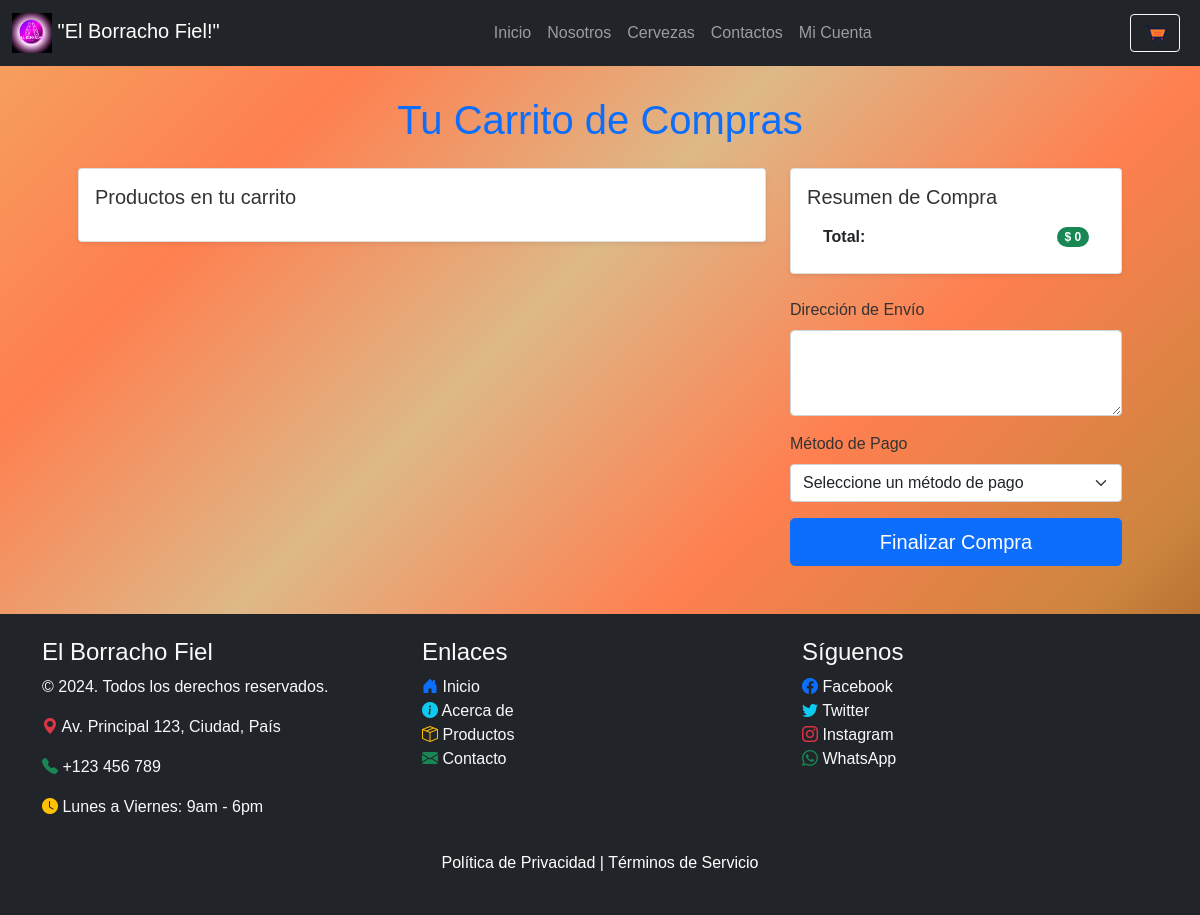
Screenshot of /carrito/ (signed in) with the database file from the repository.
### sitioweb/models.py (models this page shows)
class Nosotros(models.Model):
    logo = models.ImageField(upload_to='nosotros/', null=True, blank=True)
    tituloElBorrachoFiel = models.CharField(max_length=200)
    titulo = models.CharField(max_length=200)
    descripcion = models.TextField()
    imagenNosotros = models.ImageField(upload_to='nosotros/', null=True, blank=True)
    valores = models.TextField()
    equipo = models.TextField()

class ContactoSitio(models.Model):
    lugar = models.CharField(max_length=200)
    telefono = models.CharField(max_length=20)
    horario_atencion = models.CharField(max_length=200)
    mapaurl = models.URLField(max_length=200, blank=True)
    facebook_url = models.URLField(max_length=200, blank=True)
    instagram_url = models.URLField(max_length=200, blank=True)
    twitter_url = models.URLField(max_length=200, blank=True)
    whatsapp_url = models.URLField(max_length=200, blank=True)

### sitioweb/views.py (the view, shortened to what this page needs)
# urls.py: path("carrito/",views.carrito, name=("carrito")),
@login_required
def carrito(request):
    usuario = request.user
    carrito_items = Carrito.objects.filter(usuario=usuario)
    carrito_con_totales = []
    total_carrito = 0
    context = {
        'carrito': carrito_con_totales,
        'total': total_carrito,
        'contacto_sitio': ContactoSitio.objects.first(),
        'inicio': Inicio.objects.all(),
        'formulario_contacto': FormularioContacto.objects.all(),
        'contacto_sitio': ContactoSitio.objects.first(),
        'cliente': Cliente.objects.all(),
        'nosotros': Nosotros.objects.first(),
        'testimonio': Testimonio.objects.all(),
        'productos': Producto.objects.all()[:9]  # Get the first 3 products
    }
    return render(request, 'carrito.html', context)

### sitioweb/templates/carrito.html (shortened to what this page needs)
{% extends 'base.html' %}
{% block Principal %}
<a class="navbar-brand" href="{% url 'inicio' %}">
    <img src="{{nosotros.logo.url}}" alt="" height="40">
    {{ nosotros.tituloElBorrachoFiel }}
</a>
{% endblock %}
{% block content %}
<div class="container mt-5 p-5 animate__animated animate__fadeIn">
    <h1 class="mb-4 text-center text-primary">Tu Carrito de Compras</h1>
    <div class="row">
        <div class="col-md-8">
            <div class="card shadow-sm mb-4">
                <div class="card-body">
                    <h5 class="card-title mb-3">Productos en tu carrito</h5>
                </div>
            </div>
        </div>
        <div class="col-md-4">
            <div class="card shadow-sm mb-4 animate__animated animate__fadeInRight">
                <div class="card-body">
                    <h5 class="card-title">Resumen de Compra</h5>
                    <ul class="list-group list-group-flush">
                        <li class="list-group-item d-flex justify-content-between align-items-center fw-bold">
                            <strong>Total:</strong>
                            <span class="badge bg-success rounded-pill">$ {{ total }}</span>
                        </li>
                    </ul>
                </div>
            </div>
            <form action="{% url 'carrito' %}" method="post" class="mt-4 animate__animated animate__fadeInUp">
                <div class="mb-3">
                    <label for="direccion_envio" class="form-label">Dirección de Envío</label>
                    <textarea class="form-control" id="direccion_envio" name="direccion_envio" rows="3" required></textarea>
                </div>
                <div class="mb-3">
                    <label for="metodo_pago" class="form-label">Método de Pago</label>
                    <select class="form-select" id="metodo_pago" name="metodo_pago" required>
                        <option value="">Seleccione un método de pago</option>
                    </select>
                </div>
                <button type="submit" class="btn btn-primary btn-lg w-100">Finalizar Compra</button>
            </form>
        </div>
    </div>
</div>
{% endblock %}
{% block Pie_Pagina %}
<div class="row">
    <div class="col-md-4">
        <h4 class="text-light">El Borracho Fiel</h4>
        <p class="text-light">&copy; 2024. Todos los derechos reservados.</p>
        <p class="text-light"><i class="bi bi-geo-alt-fill footer-icon text-danger"></i> {{ contacto_sitio.lugar }}</p>
        <p class="text-light"><i class="bi bi-telephone-fill footer-icon text-success"></i> {{ contacto_sitio.telefono}}
        </p>
        <p class="text-light"><i class="bi bi-clock-fill footer-icon text-warning"></i>
            {{contacto_sitio.horario_atencion }}</p>
    </div>
    <div class="col-md-4">
        <h4 class="text-light">Enlaces</h4>
        <ul class="list-unstyled">
            <li><a href="{% url 'inicio' %}" class="text-light text-decoration-none footer-link"><i
                        class="bi bi-house-door-fill footer-icon text-primary"></i> Inicio</a></li>
            <li><a href="{% url 'nosotros' %}" class="text-light text-decoration-none footer-link"><i
                        class="bi bi-info-circle-fill footer-icon text-info"></i> Acerca de</a></li>
            <li><a href="{% url 'productos' %}" class="text-light text-decoration-none footer-link"><i
                        class="bi bi-box-seam footer-icon text-warning"></i> Productos</a></li>
            <li><a href="{% url 'contactos' %}" class="text-light text-decoration-none footer-link"><i
                        class="bi bi-envelope-fill footer-icon text-success"></i> Contacto</a></li>
        </ul>
    </div>
    <div class="col-md-4">
        <h4 class="text-light">Síguenos</h4>
        <ul class="list-unstyled">
            {% if contacto_sitio.facebook_url %}
            <li><a href="{{ contacto_sitio.facebook_url }}" class="text-light text-decoration-none footer-link"><i
                        class="bi bi-facebook footer-icon text-primary"></i> Facebook</a></li>
            {% endif %}
            {% if contacto_sitio.twitter_url %}
            <li><a href="{{ contacto_sitio.twitter_url }}" class="text-light text-decoration-none footer-link"><i
                        class="bi bi-twitter footer-icon text-info"></i> Twitter</a></li>
            {% endif %}
            {% if contacto_sitio.instagram_url %}
            <li><a href="{{ contacto_sitio.instagram_url }}" class="text-light text-decoration-none footer-link"><i
                        class="bi bi-instagram footer-icon text-danger"></i> Instagram</a></li>
            {% endif %}
            {% if contacto_sitio.whatsapp_url %}
            <li><a href="{{ contacto_sitio.whatsapp_url }}" class="text-light text-decoration-none footer-link"><i
                        class="bi bi-whatsapp footer-icon text-success"></i> WhatsApp</a></li>
            {% endif %}
        </ul>
    </div>
</div>
{% endblock %}

### sitioweb/templates/carrito.html (style rules this page uses)
.card { transition: transform 0.3s ease-in-out, box-shadow 0.3s ease-in-out; }
.list-group-item { transition: background-color 0.3s ease-in-out; }
.footer-icon { transition: transform 0.3s ease-in-out, color 0.3s ease-in-out; }

### sitioweb/templates/base.html (style rules this page uses)
body { font-family: 'Arial', sans-serif; background: linear-gradient(135deg, #f4a460, #ff7f50, #deb887, #ff7f50, #cd853f, #8b4513); color: #333; margin: 0; padding: 0; }

### rows the page displays
Nosotros: logo (picture), tituloElBorrachoFiel "\"El Borracho Fiel!\""
ContactoSitio: lugar "Av. Principal 123, Ciudad, País", telefono "+123 456 789", horario_atencion "Lunes a Viernes: 9am - 6pm"

### other values shown
{{ total }} "0"
